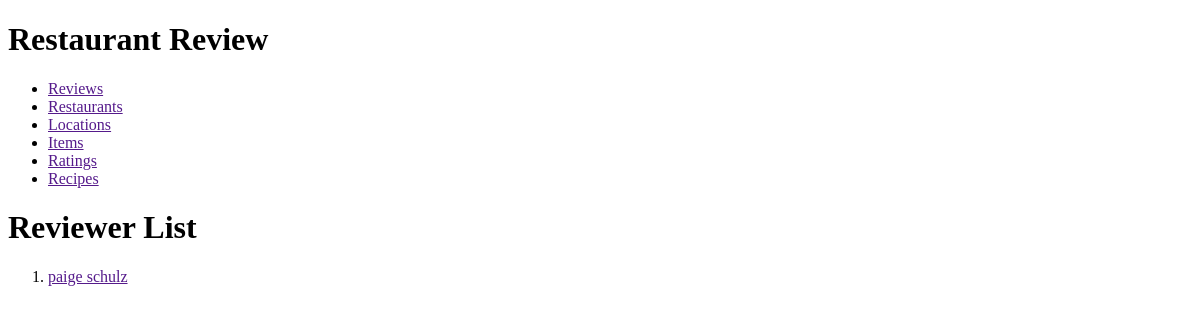
Before: /reviewer/ with the older database file.
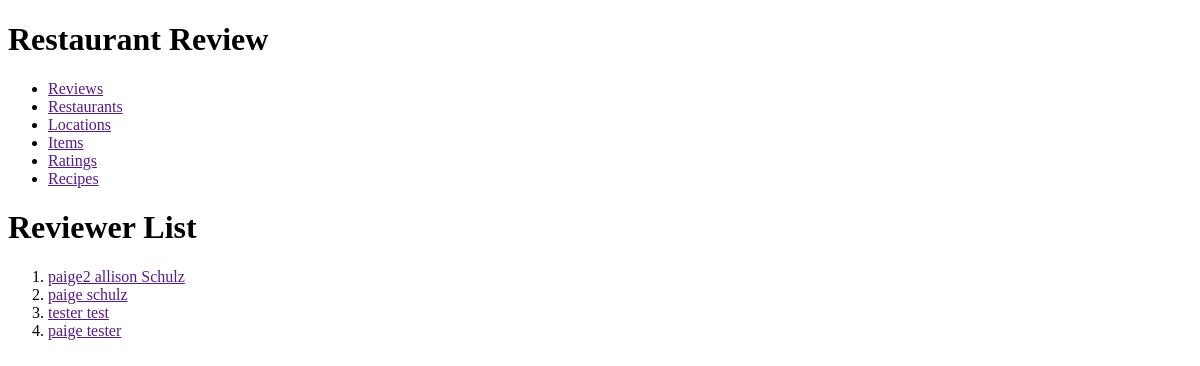
After: the same page with the newer database file.
### restaurantreview/models.py (models this page shows)
class Reviewer(models.Model):
    reviewer_id = models.AutoField(primary_key=True)
    first_name = models.CharField(max_length=45)
    last_name = models.CharField(max_length=45)
    email = models.EmailField(max_length=45, unique=True)
    middle_name = models.CharField(max_length=45, blank=True, default='')
    def __str__(self):
        result = ''
        if self.middle_name == '':
            result = '%s %s' % (self.first_name, self.last_name)
        else:
            result = '%s %s %s' % (self.first_name, self.middle_name, self.last_name)
        return result
    class Meta:
        ordering = ['last_name', 'first_name', 'middle_name']
        constraints = [
            UniqueConstraint(fields=['last_name', 'first_name', 'middle_name'], name='unique_reviewer')
        ]

### restaurantreview/views.py (the view)
class ReviewerList(ListView):
    model = Reviewer

### restaurantreview/templates/restaurantreview/reviewer_list.html (shortened to what this page needs)
{% extends 'restaurantreview/base.html' %}
{% block content %}
    <h1>Reviewer List</h1>
    <ol>
        {% for reviewer in reviewer_list %}
            <li>
                <a href="">{{ reviewer }}</a>
            </li>
        {% empty %}
            <li><em> There are no reviewers.</em></li>
        {% endfor %}
    </ol>
{% endblock %}

Changed rows visible on the page:
added Reviewer: middle_name+first_name+last_name "paige2 allison Schulz"
added Reviewer: middle_name+first_name+last_name "tester test"
added Reviewer: middle_name+first_name+last_name "paige tester"
